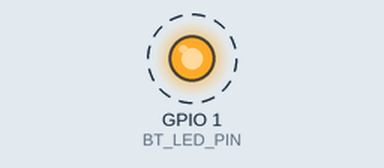
The sketch below on a simulated ESP32. Parts: output pins drawn as LEDs (lit = HIGH). Dashed ring = blinking. Random numbers use the default seed unless the sketch sets one; nothing arrives over Bluetooth unless stated; a phone connects over Bluetooth LE 3 s after start; what the sketch prints to the serial monitor is not drawn.

Above: at 1.2 s.
Timing chart, 0 to 4.0 s (numbered marks = the images above):
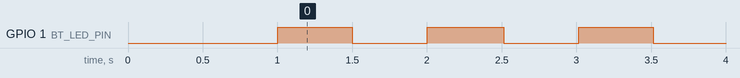

The sketch:

LED.ino
```cpp
#include <BLEDevice.h>
#include <BLEServer.h>
#include <BLEUtils.h>
#include <BLE2902.h>
#include <math.h>

#define DEVICE_NAME     "PPG_Sensor"
#define SERVICE_UUID    "12345678-1234-1234-1234-123456789abc"
#define CHAR_UUID       "abcdefab-1234-1234-1234-abcdefabcdef"

#define SAMPLE_RATE_HZ  500
#define HEART_RATE_BPM  65
#define NOISE_LEVEL     0.05
#define BATCH_SIZE      10
#define BT_LED_PIN      D0

BLEServer*         pServer   = nullptr;
BLECharacteristic* pChar     = nullptr;
bool               connected = false;

String batchBuffer = "";
int    batchCount  = 0;

// Fake temperature state
float t_neck = 98.4;
float t_arm  = 95.2;

class ServerCallbacks : public BLEServerCallbacks {
  void onConnect(BLEServer* s) override {
    connected = true;
    Serial.println("Client connected");
  }
  void onDisconnect(BLEServer* s) override {
    connected    = false;
    batchBuffer  = "";
    batchCount   = 0;
    Serial.println("Client disconnected — restarting advertising");
    BLEDevice::startAdvertising();
  }
};

void setup() {
  Serial.begin(115200);
  delay(1000);
  Serial.println("Starting...");

  // LED pin setup
  pinMode(BT_LED_PIN, OUTPUT);
  digitalWrite(BT_LED_PIN, LOW);

  BLEDevice::init(DEVICE_NAME);
  pServer = BLEDevice::createServer();
  pServer->setCallbacks(new ServerCallbacks());

  BLEService* pService = pServer->createService(SERVICE_UUID);
  pChar = pService->createCharacteristic(
    CHAR_UUID,
    BLECharacteristic::PROPERTY_NOTIFY
  );
  pChar->addDescriptor(new BLE2902());
  pService->start();

  BLEAdvertising* pAdv = BLEDevice::getAdvertising();
  pAdv->addServiceUUID(SERVICE_UUID);
  pAdv->setScanResponse(true);
  BLEDevice::startAdvertising();

  Serial.println("Advertising as: " DEVICE_NAME);
}

void loop() {
  static unsigned long lastSample = 0;
  static float t = 0.0;

  unsigned long interval = 1000 / SAMPLE_RATE_HZ;

  unsigned int blink_interval = 500;
  static unsigned long lastBlink = 0;
  static bool led_state = false;

// LED Logic
  if (connected) {
    digitalWrite(BT_LED_PIN, true);
  }
  else {
    if (millis() - lastBlink >= blink_interval) {
      lastBlink = millis();
      led_state = !led_state;
      digitalWrite(BT_LED_PIN, led_state);
    }
  }

  if (millis() - lastSample >= interval) {
    lastSample = millis();

    float freq = HEART_RATE_BPM / 60.0;

    // PPG waveforms
    float neck = 90.0
      + 3.0 * sin(2 * M_PI * freq * t)
      + 1.0 * sin(4 * M_PI * freq * t)
      + 0.3 * sin(6 * M_PI * freq * t)
      + NOISE_LEVEL * ((random(1000) / 500.0) - 1.0);

    float arm = 90.0
      + 2.5 * sin(2 * M_PI * freq * t + 0.1)
      + 0.8 * sin(4 * M_PI * freq * t + 0.1)
      + 0.2 * sin(6 * M_PI * freq * t + 0.1)
      + NOISE_LEVEL * ((random(1000) / 500.0) - 1.0);

    // Slowly drifting fake temperatures
    t_neck += ((random(100) / 500.0) - 0.1) * 0.01;
    t_arm  += ((random(100) / 500.0) - 0.1) * 0.01;
    t_neck  = constrain(t_neck, 97.0, 100.0);
    t_arm   = constrain(t_arm,  93.0,  97.0);

    t += 1.0 / SAMPLE_RATE_HZ;

    // Format: NECK,ARM,T_NECK,T_ARM per sample in batch
    char buf[48];
    snprintf(buf, sizeof(buf), "%.2f,%.2f,%.1f,%.1f;", neck, arm, t_neck, t_arm);
    batchBuffer += buf;
    batchCount++;

    if (batchCount >= BATCH_SIZE) {
      Serial.println(batchBuffer);
      if (connected) {
        pChar->setValue(batchBuffer.c_str());
        pChar->notify();
      }
      batchBuffer = "";
      batchCount  = 0;
    }
  }
}
```

Measured:
- by itself, GPIO 1 (BT_LED_PIN): alternates HIGH for 0.50 s and LOW for 0.50 s, 7 changes in all, then stays HIGH
